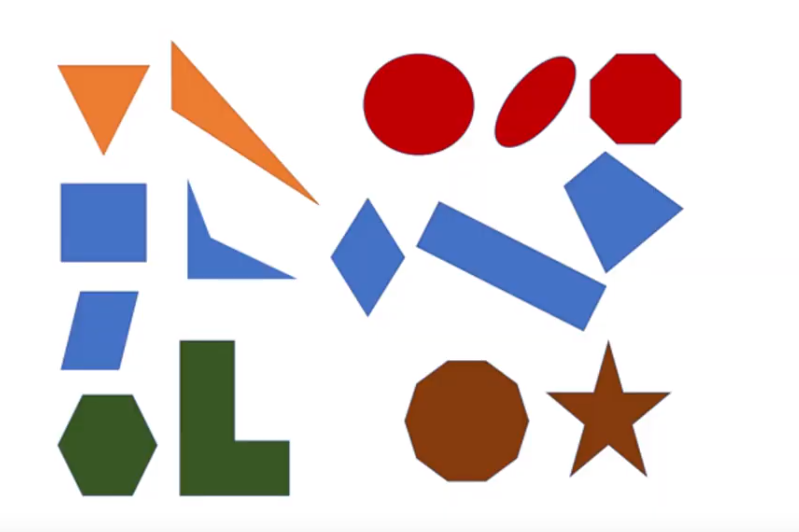
#> input picture _testcodes/다각형 검출하기/shape.PNG, 799 x 532 px, found by its file name
$ python KNN_OCR.py
#> lines starting #> are read from the running program, lines starting #| are printed output that depends on the picture; after the words box and inside, x2 and y2 are one past the last pixel; in counts of white or black regions, pixels touching at a corner belong together
'''
    참고 링크 : https://webnautes.tistory.com/1296
    다각형 도형을 탐지하여 꼭지점을 출력함.
'''

import cv2 as cv

def setLabel(image, str, contour):
    (text_width, text_height), baseline = cv.getTextSize(str, cv.FONT_HERSHEY_SIMPLEX, 0.7, 1)
    x,y,width,height = cv.boundingRect(contour)
    pt_x = x+int((width-text_width)/2)
    pt_y = y+int((height + text_height)/2)
    cv.rectangle(image, (pt_x, pt_y+baseline), (pt_x+text_width, pt_y-text_height), (200,200,200), cv.FILLED)
    cv.putText(image, str, (pt_x, pt_y), cv.FONT_HERSHEY_SIMPLEX, 0.7, (0,0,0), 1, 8)


img_color = cv.imread('shape.png', cv.IMREAD_COLOR)
#> img_color is the input picture: shape (532, 799, 3); mean B, G, R 213.8, 212, 221
cv.imshow('result', img_color)
cv.waitKey(0)

img_gray = cv.cvtColor(img_color, cv.COLOR_BGR2GRAY)
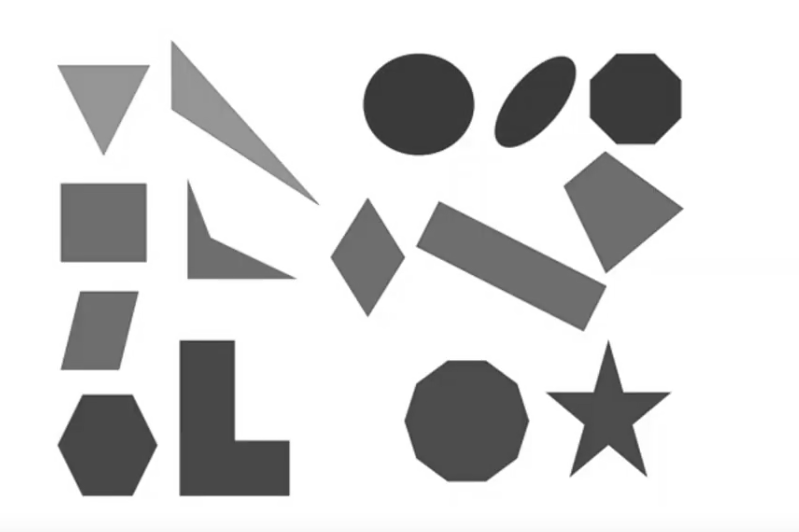
#> img_gray: shape (532, 799); min 45, max 255, mean 214.9
cv.imshow('result', img_gray)
cv.waitKey(0)

ret,img_binary = cv.threshold(img_gray, 127, 255, cv.THRESH_BINARY_INV|cv.THRESH_OTSU)
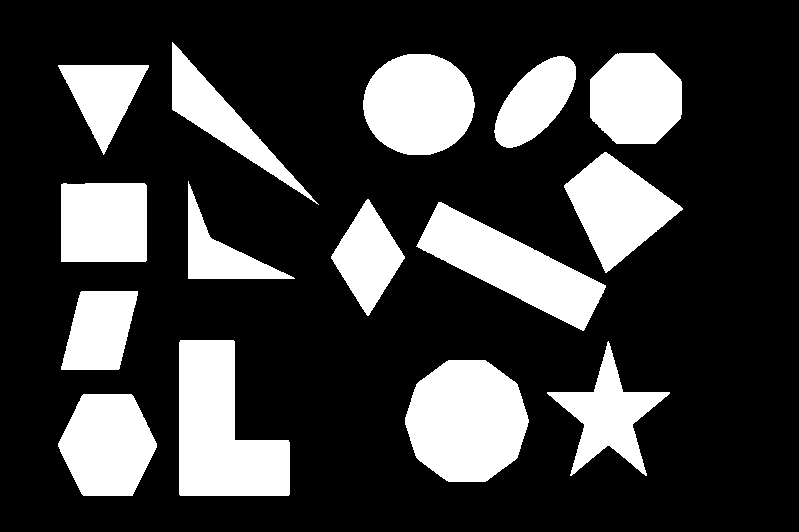
#> img_binary: shape (532, 799); 24.1% white; 15 white regions
#> ret = 173
cv.imshow('result', img_binary)
cv.waitKey(0)

contours, hierarchy = cv.findContours(img_binary, cv.RETR_EXTERNAL, cv.CHAIN_APPROX_SIMPLE)
#> contours = 15 contours; largest, box (x1, y1, x2, y2) and area: (405, 360, 529, 482) 11555, (179, 340, 290, 496) 11546, (416, 202, 606, 331) 9360, (363, 54, 475, 155) 8758, (58, 394, 157, 496) 7514

for cnt in contours:
    size = len(cnt)
    print(size)

    epsilon = 0.005 * cv.arcLength(cnt, True)
    approx = cv.approxPolyDP(cnt, epsilon, True)

    size = len(approx)
    print(size)

    cv.line(img_color, tuple(approx[0][0]), tuple(approx[size-1][0]), (0, 255, 0), 3)
    for k in range(size-1):
        cv.line(img_color, tuple(approx[k][0]), tuple(approx[k+1 ][0]), (0, 255, 0), 3)

    if cv.isContourConvex(approx):
        if size == 3:
            setLabel(img_color, "triangle", cnt)
        elif size == 4:
            setLabel(img_color, "rectangle", cnt)
        elif size == 5:
            setLabel(img_color, "pentagon", cnt)
        elif size == 6:
            setLabel(img_color, "hexagon", cnt)
        elif size == 8:
            setLabel(img_color, "octagon", cnt)
        elif size == 10:
            setLabel(img_color, "decagon", cnt)
        else:
            setLabel(img_color, str(size), cnt)
    else:
        setLabel(img_color, str(size), cnt)
#> this loop made 15 passes
#> epsilon on passes 1, 2, 3, 4, 8, 9, 12, 13, 14: 1.7, 2.03, 2.61, 2.63, 1.62, 1.85, 1.38, 1.75, 1.52
#> (epsilon, approx) on passes 5, 6, 7, 10, 11, 15: (1.43, [[81, 291], [61, 369], [118, 369], [137, 291]]), (2.55, [[438, 202], [416, 246], [584, 329], [605, 285]]), (1.47, [[367, 199], [331, 258], [368, 315], [404, 256]]), (1.82, [[604, 152], [564, 187], [606, 272], [682, 208]]), (1.53, [[148, 65], [58, 65], [103, 154]]), (2.38, [[172, 42], [172, 109], [318, 204]])
#> (printed output is left out)
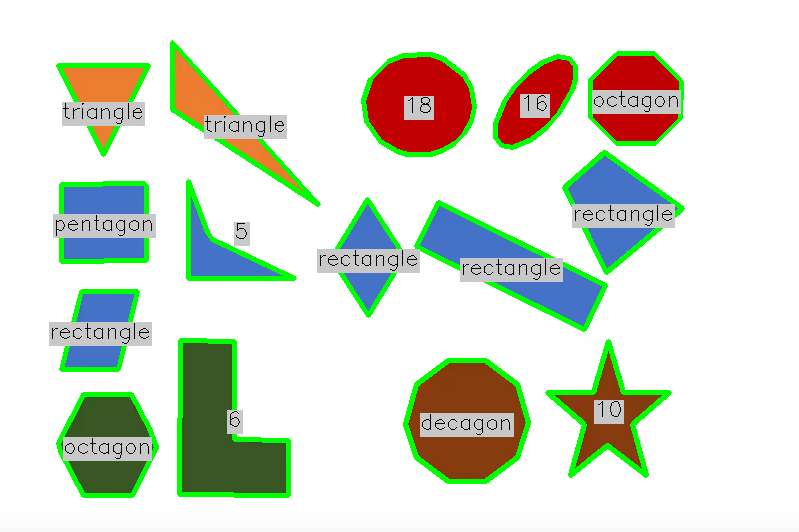
#> img_color: shape (532, 799, 3); 11.86% of pixels changed, all inside (x1, y1, x2, y2) = (49, 40, 685, 498)

cv.imshow('result', img_color)
cv.waitKey(0)
